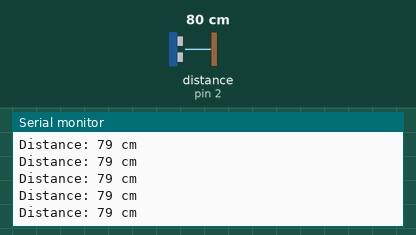
This sketch was run on a simulated Arduino Uno, built with avr-gcc and run on an emulated ATmega328P. Shown: the last lines printed to the serial monitor. Wiring (inferred from the names in the program): ultrasonic range finder: trigger pin 3; echo pin 2. The inputs (shaded band) are chosen by the test bench; at power-on: distance to the obstacle (sensor on pin 2) 80 cm. The echo pulse lasts 58.3 µs per cm.

Above: at 1.2 s.
1.3 s: distance to the obstacle (sensor on pin 2) set to 2 cm
At 1.8 s:
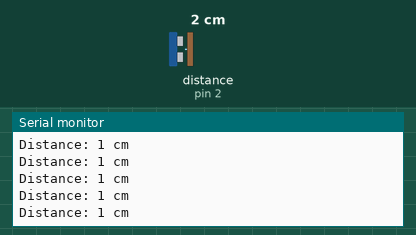
4.3 s: distance to the obstacle (sensor on pin 2) set to 120 cm
At 4.8 s:
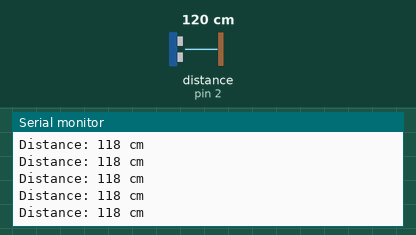
7.3 s: distance to the obstacle (sensor on pin 2) set to 4 cm
At 8.2 s:
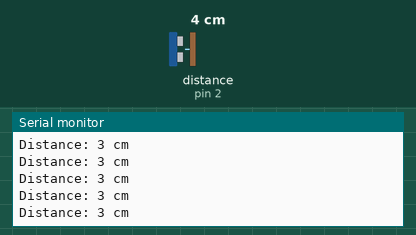
10.3 s: distance to the obstacle (sensor on pin 2) set to 18 cm
At 10.8 s:
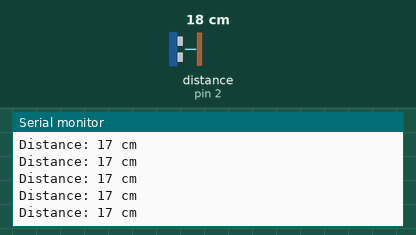
19.3 s: distance to the obstacle (sensor on pin 2) set to 9 cm
At 20.2 s:
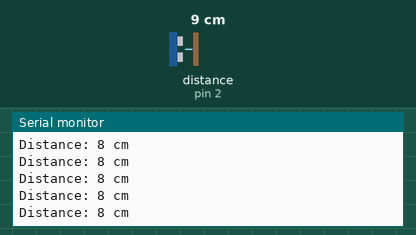
Timing chart, 0 to 22.3 s (numbered marks = the images above; inputs shaded):
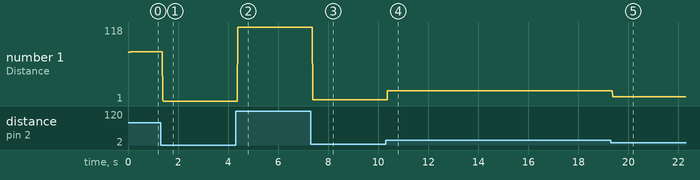

The sketch:

HC-SR04.ino
```cpp
#define echoPin 2
#define trigerPin 3

void setup()
{
  Serial.begin(9600);

  pinMode(echoPin, INPUT);
  pinMode(trigerPin, OUTPUT);
}

long duration;
int distance;

void loop()
{
  // Clears the trigPin condition
  digitalWrite(trigerPin, LOW);
  delayMicroseconds(2);

  // Sets the trigPin HIGH (ACTIVE) for 10 microseconds
  digitalWrite(trigerPin, HIGH);
  delayMicroseconds(10);
  digitalWrite(trigerPin, LOW);

  // Reads the echoPin, returns the sound wave travel time in microseconds
  duration = pulseIn(echoPin, HIGH);

  // Calculating the distance
  distance = duration * 0.034 / 2; // Speed of sound wave divided by 2 (go and back)

  // Displays the distance on the Serial Monitor
  Serial.print("Distance: ");
  Serial.print(distance);
  Serial.println(" cm");
}
```

Measured:
- after the input at 1.3 s, the serial monitor: prints a new line after 0.08 s (image 1)
- after the input at 4.3 s, the serial monitor: prints a new line after 0.08 s (image 2)
- after the input at 7.3 s, the serial monitor: prints a new line after 0.07 s (image 3)
- after the input at 10.3 s, the serial monitor: prints a new line after 0.07 s (image 4)
- after the input at 19.3 s, the serial monitor: prints a new line after 0.07 s (image 5)
- plotted number 1: 79 → 1 after the input at 1.3 s, 1 → 118 after the input at 4.3 s, 118 → 3 after the input at 7.3 s, 3 → 17 after the input at 10.3 s, 17 → 8 after the input at 19.3 s
